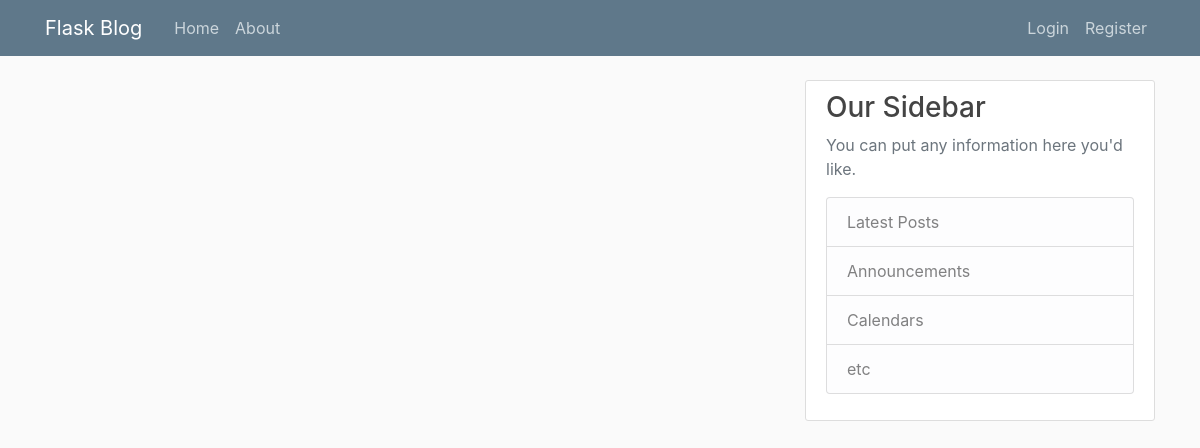
Page /home on the earlier database version.
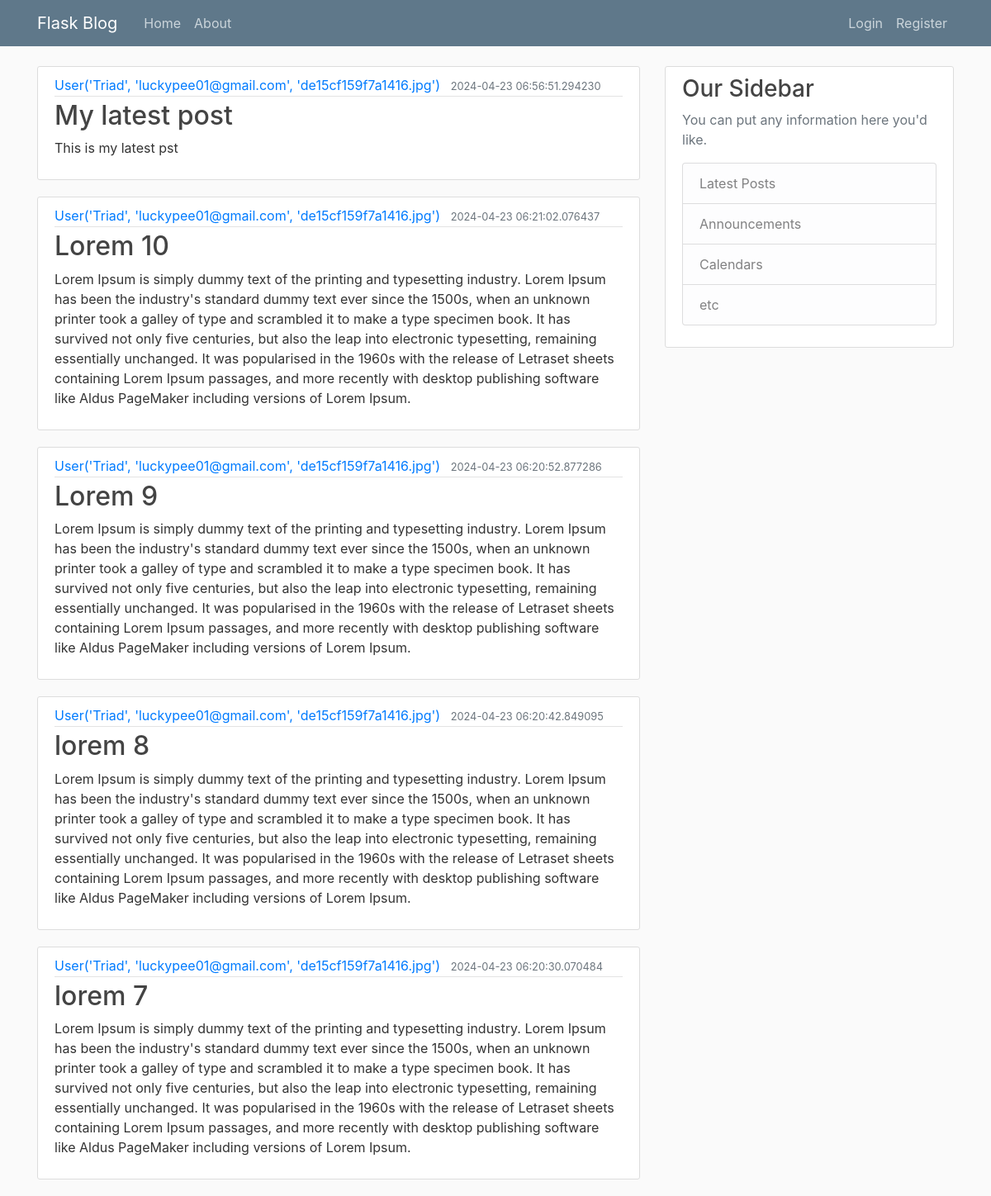
Same page on the later database version.
### flaskblog/models.py (models this page shows, shortened)
class Post(db.Model):
    id = db.Column(db.Integer, primary_key=True)
    title = db.Column(db.String(100), nullable=False)
    date_posted = db.Column(db.DateTime, nullable=False, default=datetime.utcnow)
    content = db.Column(db.Text, nullable=False)
    user_id = db.Column(db.Integer, db.ForeignKey("user.id"), nullable=False)

class User(db.Model, UserMixin):
    id:Mapped[int] = mapped_column(primary_key=True)
    username:Mapped[str] = mapped_column(unique=True, nullable=False)
    email:Mapped[str] = mapped_column(unique=True, nullable=False)
    image_file:Mapped[str] = mapped_column(nullable=False, default='default.jpg')
    password:Mapped[str] = mapped_column(nullable=False)
    posts = db.relationship("Post", backref="author", lazy=True)
    def __repr__(self):
        return f"User('{self.username}', '{self.email}', '{self.image_file}')"

### flaskblog/routes.py (the view)
@app.route("/")
@app.route("/home")
def home():
    page = request.args.get('page', 1, type=int)
    posts = Post.query.order_by(Post.date_posted.desc()).paginate(per_page = 5, page = page)
    return render_template('home.html', posts=posts)

### flaskblog/templates/home.html
{% extends "layout.html" %} {% block content %} {% for post in posts %}
<article class="media content-section">
  <div class="media-body">
    <div class="article-metadata">
      <a class="mr-2" href="#">{{ post.author }}</a>
      <small class="text-muted">{{ post.date_posted }}</small>
    </div>
    <h2><a class="article-title" href="#">{{ post.title }}</a></h2>
    <p class="article-content">{{ post.content }}</p>
  </div>
</article>
{% endfor %} {% endblock content %}

### flaskblog/templates/layout.html (shortened to what this page needs)
<!DOCTYPE html>
<html>
<head>
    <link rel="stylesheet" href="https://maxcdn.bootstrapcdn.com/bootstrap/4.0.0/css/bootstrap.min.css">
    <link rel="stylesheet" type="text/css" href="{{ url_for('static', filename='main.css') }}">
</head>
<body>
    <header class="site-header">
      <nav class="navbar navbar-expand-md navbar-dark bg-steel fixed-top">
        <div class="container">
          <a class="navbar-brand mr-4" href="/">Flask Blog</a>
          <div class="collapse navbar-collapse" id="navbarToggle">
            <div class="navbar-nav mr-auto">
              <a class="nav-item nav-link" href="/">Home</a>
              <a class="nav-item nav-link" href="/about">About</a>
            </div>
            <div class="navbar-nav">
              {% if current_user.is_authenticated %}
                <a class="nav-item nav-link" href="{{url_for('new_post')}}">New Post</a>
                <a class="nav-item nav-link" href="{{url_for('account')}}">Account</a>
                <a class="nav-item nav-link" href="{{url_for('logout')}}">Logout</a>
              {% else %}
                <a class="nav-item nav-link" href="/login">Login</a>
                <a class="nav-item nav-link" href="/register">Register</a>
              {% endif %}
            </div>
          </div>
        </div>
      </nav>
    </header>
    <main role="main" class="container">
      <div class="row">
        <div class="col-md-8">
          {% block content %}{% endblock %}
        </div>
        <div class="col-md-4">
          <div class="content-section">
            <h3>Our Sidebar</h3>
            <p class='text-muted'>You can put any information here you'd like.
              <ul class="list-group">
                <li class="list-group-item list-group-item-light">Latest Posts</li>
                <li class="list-group-item list-group-item-light">Announcements</li>
                <li class="list-group-item list-group-item-light">Calendars</li>
                <li class="list-group-item list-group-item-light">etc</li>
              </ul>
            </p>
          </div>
        </div>
      </div>
    </main>
</body>
</html>

### flaskblog/static/main.css (style rules this page uses)
body { background: #fafafa; color: #333333; margin-top: 5rem; }
h1, h2, h3, h4, h5, h6 { color: #444444; }
.bg-steel { background-color: #5f788a; }
.site-header .navbar-nav .nav-link { color: #cbd5db; }
.content-section { background: #ffffff; padding: 10px 20px; border: 1px solid #dddddd; border-radius: 3px; margin-bottom: 20px; }
.article-title { color: #444444; }
.article-content { white-space: pre-line; }
.article-metadata { padding-bottom: 1px; margin-bottom: 4px; border-bottom: 1px solid #e3e3e3; }

Differences in the rows shown:
added Post: author "User('Triad', 'luckypee01@gmail.com', 'de15cf159f7a1416.jpg')", date_posted "2024-04-23 06:56:51.294230", title "My latest post", content "This is my latest pst"
added Post: author "User('Triad', 'luckypee01@gmail.com', 'de15cf159f7a1416.jpg')", date_posted "2024-04-23 06:21:02.076437", title "Lorem 10", content "Lorem Ipsum is simply dummy text of the printing and typesetting industry. Lorem Ipsum has been the industry's standard dummy text ever since the 1500s, when an unknown printer took a galley of type and scrambled it to make a type specimen book. It has survived not only five centuries, but also the leap into electronic typesetting, remaining essentially unchanged. It was popularised in the 1960s with the release of Letraset sheets containing Lorem Ipsum passages, and more recently with desktop publishing software like Aldus PageMaker including versions of Lorem Ipsum."
added Post: author "User('Triad', 'luckypee01@gmail.com', 'de15cf159f7a1416.jpg')", date_posted "2024-04-23 06:20:52.877286", title "Lorem 9", content "Lorem Ipsum is simply dummy text of the printing and typesetting industry. Lorem Ipsum has been the industry's standard dummy text ever since the 1500s, when an unknown printer took a galley of type and scrambled it to make a type specimen book. It has survived not only five centuries, but also the leap into electronic typesetting, remaining essentially unchanged. It was popularised in the 1960s with the release of Letraset sheets containing Lorem Ipsum passages, and more recently with desktop publishing software like Aldus PageMaker including versions of Lorem Ipsum."
added Post: author "User('Triad', 'luckypee01@gmail.com', 'de15cf159f7a1416.jpg')", date_posted "2024-04-23 06:20:42.849095", title "lorem 8", content "Lorem Ipsum is simply dummy text of the printing and typesetting industry. Lorem Ipsum has been the industry's standard dummy text ever since the 1500s, when an unknown printer took a galley of type and scrambled it to make a type specimen book. It has survived not only five centuries, but also the leap into electronic typesetting, remaining essentially unchanged. It was popularised in the 1960s with the release of Letraset sheets containing Lorem Ipsum passages, and more recently with desktop publishing software like Aldus PageMaker including versions of Lorem Ipsum."
added Post: author "User('Triad', 'luckypee01@gmail.com', 'de15cf159f7a1416.jpg')", date_posted "2024-04-23 06:20:30.070484", title "lorem 7", content "Lorem Ipsum is simply dummy text of the printing and typesetting industry. Lorem Ipsum has been the industry's standard dummy text ever since the 1500s, when an unknown printer took a galley of type and scrambled it to make a type specimen book. It has survived not only five centuries, but also the leap into electronic typesetting, remaining essentially unchanged. It was popularised in the 1960s with the release of Letraset sheets containing Lorem Ipsum passages, and more recently with desktop publishing software like Aldus PageMaker including versions of Lorem Ipsum."
